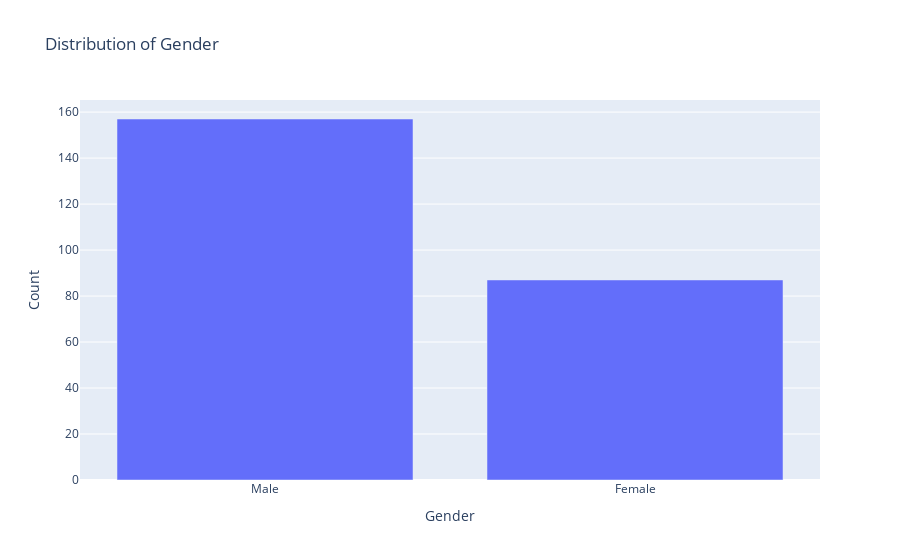

Write notebook code for a chart like this one.
### Code cell
px.bar(x=df['sex'].value_counts().index, 
             y=df['sex'].value_counts().values,
             labels={'x': 'Gender', 'y': 'Count'},  # Add axis labels
             title="Distribution of Gender")

### Figure 1 — Plotly figure (JSON) as saved in the notebook; plotly's stock layout.template omitted (floating-point values rounded to 4 significant figures)
{"data": [{"alignmentgroup": "True", "hovertemplate": "Gender=%{x}<br>Count=%{y}<extra></extra>", "legendgroup": "", "marker": {"color": "#636efa", "pattern": {"shape": ""}}, "name": "", "offsetgroup": "", "orientation": "v", "showlegend": false, "textposition": "auto", "type": "bar", "x": ["Male", "Female"], "xaxis": "x", "y": [157, 87], "yaxis": "y"}], "layout": {"autosize": true, "barmode": "relative", "legend": {"tracegroupgap": 0}, "title": {"text": "Distribution of Gender"}, "xaxis": {"anchor": "y", "autorange": true, "domain": [0, 1], "range": [-0.5, 1.5], "title": {"text": "Gender"}, "type": "category"}, "yaxis": {"anchor": "x", "autorange": true, "domain": [0, 1], "range": [0, 165.3], "title": {"text": "Count"}, "type": "linear"}}}
